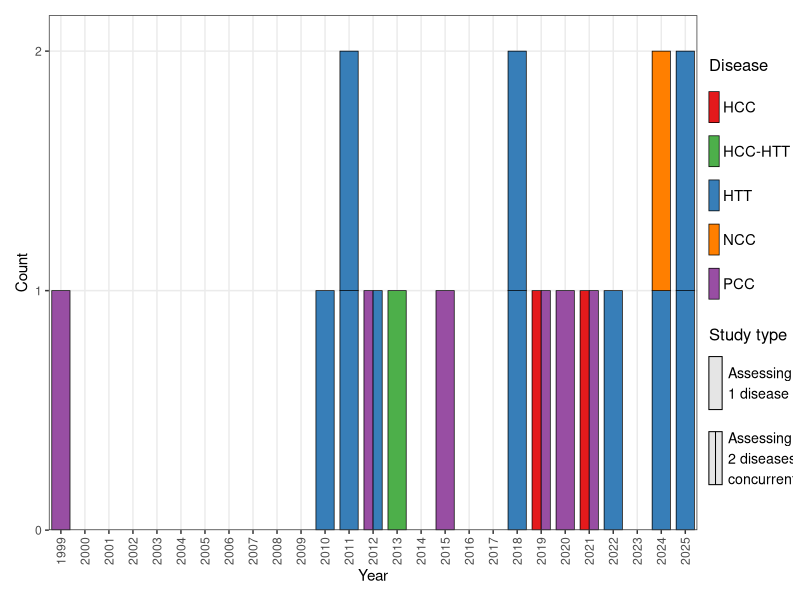
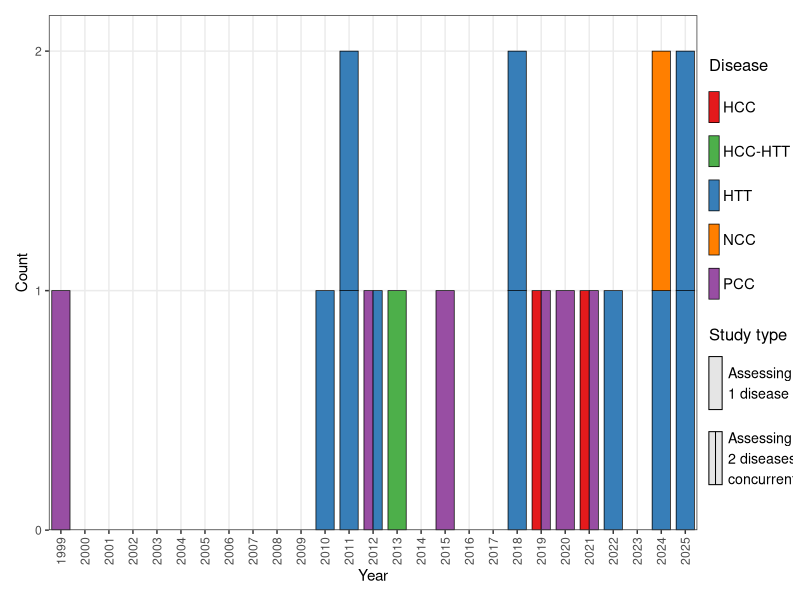

These figures' R source, in order:
library(ggplot2)
library(dplyr)
library(tidyr)
library(patchwork)

# Data: one row per study
studies <- tribble(
  ~StudyID, ~Year, ~Diseases,
  "S1",  2021, "HCC;PCC",
  "S2",  2020, "PCC",
  "S3",  2024, "NCC",
  "S4",  2022, "HTT",
  "S5",  2015, "PCC",
  "S6",  2025, "HTT",
  "S7",  2012, "PCC;HTT",
  "S8",  2018, "HTT",
  "S9",  2025, "HTT",
  "S10", 2013, "HCC-HTT",
  "S11", 1999, "PCC",
  "S12", 2011, "HTT",
  "S13", 2010, "HTT",
  "S14", 2011, "HTT",
  "S15", 2018, "HTT",
  "S16", 2024, "HTT",
  "S17", 2019, "HCC;PCC"
)

# Arrange studies within each year
# Each separate study occupies one full count on the y-axis.
# Studies assessing two diseases are split within the same count.
study_stack <- studies %>%
  arrange(Year, StudyID) %>%
  group_by(Year) %>%
  mutate(
    stack_no = row_number(),
    ymin = stack_no - 1,
    ymax = stack_no
  ) %>%
  ungroup()

# Split bars horizontally where one study assessed two diseases concurrently
plot_data <- study_stack %>%
  separate_rows(Diseases, sep = ";") %>%
  group_by(StudyID, Year) %>%
  mutate(
    disease_no = row_number(),
    disease_total = n(),
    xmin = Year - 0.38 + (disease_no - 1) * (0.76 / disease_total),
    xmax = Year - 0.38 + disease_no * (0.76 / disease_total)
  ) %>%
  ungroup()

disease_cols <- c(
  "HCC" = "#e41a1c",
  "HCC-HTT" = "#4daf4a",
  "HTT" = "#377eb8",
  "NCC" = "#ff7f00",
  "PCC" = "#984ea3"
)

# Main plot
p_main <- ggplot(plot_data) +
  geom_rect(
    aes(
      xmin = xmin,
      xmax = xmax,
      ymin = ymin,
      ymax = ymax,
      fill = Diseases
    ),
    colour = "black",
    linewidth = 0.25
  ) +
  scale_fill_manual(values = disease_cols) +
  scale_x_continuous(
    breaks = 1999:2025,
    limits = c(1998.5, 2025.5),
    expand = c(0, 0)
  ) +
  scale_y_continuous(
    breaks = 0:2,
    limits = c(0, 2.15),
    expand = c(0, 0)
  ) +
  labs(
    x = "Year",
    y = "Count"
  ) +
  theme_bw() +
  theme(
    plot.title = element_blank(),
    axis.text.x = element_text(angle = 90, vjust = 0.5, hjust = 1),
    panel.grid.minor = element_blank(),
    legend.position = "none"
  )

# Manual one-column legend
legend_panel <- ggplot() +

  # Disease legend
  annotate("text", x = 0, y = 9.60, label = "Disease", hjust = 0, size = 4.2) +

  geom_rect(aes(xmin = 0, xmax = 0.35, ymin = 8.95, ymax = 9.30),
            fill = disease_cols["HCC"], colour = "black", linewidth = 0.25) +
  annotate("text", x = 0.48, y = 9.125, label = "HCC", hjust = 0, size = 3.8) +

  geom_rect(aes(xmin = 0, xmax = 0.35, ymin = 8.45, ymax = 8.80),
            fill = disease_cols["HCC-HTT"], colour = "black", linewidth = 0.25) +
  annotate("text", x = 0.48, y = 8.625, label = "HCC-HTT", hjust = 0, size = 3.8) +

  geom_rect(aes(xmin = 0, xmax = 0.35, ymin = 7.95, ymax = 8.30),
            fill = disease_cols["HTT"], colour = "black", linewidth = 0.25) +
  annotate("text", x = 0.48, y = 8.125, label = "HTT", hjust = 0, size = 3.8) +

  geom_rect(aes(xmin = 0, xmax = 0.35, ymin = 7.45, ymax = 7.80),
            fill = disease_cols["NCC"], colour = "black", linewidth = 0.25) +
  annotate("text", x = 0.48, y = 7.625, label = "NCC", hjust = 0, size = 3.8) +

  geom_rect(aes(xmin = 0, xmax = 0.35, ymin = 6.95, ymax = 7.30),
            fill = disease_cols["PCC"], colour = "black", linewidth = 0.25) +
  annotate("text", x = 0.48, y = 7.125, label = "PCC", hjust = 0, size = 3.8) +

  # Study type legend, closer to Disease legend
  annotate("text", x = 0, y = 6.55, label = "Study type", hjust = 0, size = 4.2) +

  # Assessing one disease
  geom_rect(aes(xmin = 0, xmax = 0.45, ymin = 5.70, ymax = 6.30),
            fill = "grey90", colour = "black", linewidth = 0.35) +
  annotate("text", x = 0.65, y = 6.00,
           label = "Assessing\n1 disease",
           hjust = 0, size = 3.6) +

  # Assessing two diseases concurrently
  geom_rect(aes(xmin = 0, xmax = 0.45, ymin = 4.85, ymax = 5.45),
            fill = "grey90", colour = "black", linewidth = 0.35) +
  geom_segment(aes(x = 0.225, xend = 0.225, y = 4.85, yend = 5.45),
               colour = "black", linewidth = 0.35) +
  annotate("text", x = 0.65, y = 5.15,
           label = "Assessing\n2 diseases\nconcurrently",
           hjust = 0, size = 3.6) +

  xlim(0, 2.7) +
  ylim(4.6, 9.9) +
  theme_void()

# Final plot
final_plot <- p_main + legend_panel +
  plot_layout(widths = c(6.3, 0.85))

print(final_plot)

ggsave(
  "publication_year_distribution_final954.png",
  plot = final_plot,
  width = 13,
  height = 7,
  dpi = 300
)
